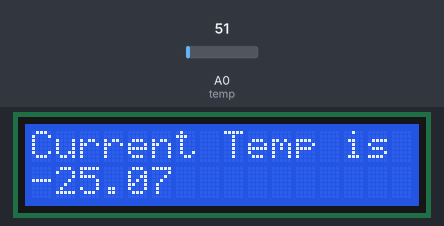
Bench run of a sketch on a simulated Arduino Uno, built with avr-gcc and run on an emulated ATmega328P. Shown: 16×2 character LCD. The inputs (shaded band) are chosen by the test bench; at power-on: A0 (temp) = 51.

Above: at 1.2 s.
1.3 s: A0 (temp) set to 61
At 2.0 s:
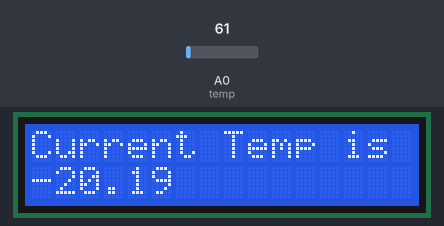
2.8 s: A0 (temp) set to 71
At 3.2 s:
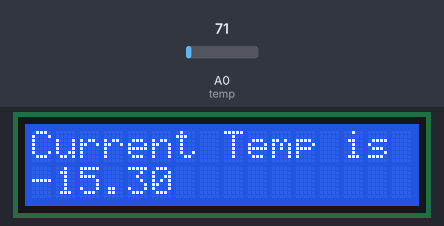
4.3 s: A0 (temp) set to 86
At 5.5 s:
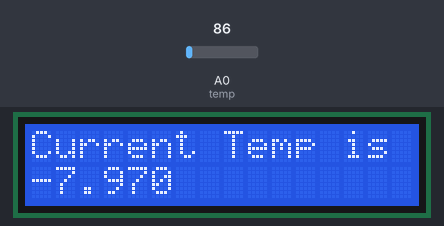
Timing chart, 0 to 7.3 s (numbered marks = the images above; inputs shaded):
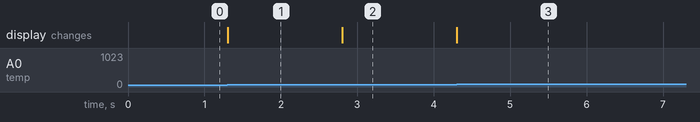

Measured:
- after the input at 1.3 s, the display: changes at once (image 1)
- after the input at 2.8 s, the display: changes at once (image 2)
- after the input at 4.3 s, the display: changes at once (image 3)

The sketch:

20127333.ino
```cpp
// C++ code
//
#include <LiquidCrystal.h>
LiquidCrystal lcd(12, 11, 5, 4, 3, 2);
int temp = A0;
float prevTemp = 0;

float getTempSensor()
{
  int Analog = analogRead(temp);
  float celsius = ((Analog*5.0/1023)/0.01)-50;
  return celsius;
}

void LCD(){
  lcd.begin(16, 12);
  lcd.print("Current Temp is");
}

void setup()
{
  pinMode(temp, INPUT);
  Serial.begin(9600);
  LCD();
}

void loop()
{
  if (getTempSensor()!=prevTemp){
  	prevTemp = getTempSensor();
    lcd.setCursor(0, 1);
  	lcd.print(getTempSensor());
  }
}
```
